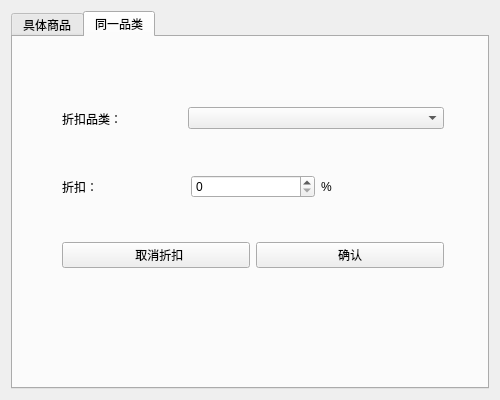
<?xml version="1.0" encoding="UTF-8"?>
<ui version="4.0">
 <class>Discount</class>
 <widget class="QDialog" name="Discount">
  <property name="geometry">
   <rect>
    <x>0</x>
    <y>0</y>
    <width>500</width>
    <height>400</height>
   </rect>
  </property>
  <property name="windowTitle">
   <string>打折设置</string>
  </property>
  <layout class="QVBoxLayout" name="verticalLayout">
   <item>
    <widget class="QTabWidget" name="tabWidget">
     <property name="currentIndex">
      <number>1</number>
     </property>
     <widget class="QWidget" name="tab_1">
      <attribute name="title">
       <string>具体商品</string>
      </attribute>
      <widget class="QWidget" name="widget_3" native="true">
       <property name="geometry">
        <rect>
         <x>40</x>
         <y>50</y>
         <width>400</width>
         <height>200</height>
        </rect>
       </property>
       <layout class="QVBoxLayout" name="verticalLayout_2">
        <item>
         <widget class="QWidget" name="widget" native="true">
          <layout class="QHBoxLayout" name="horizontalLayout">
           <item>
            <widget class="QLabel" name="label">
             <property name="sizePolicy">
              <sizepolicy hsizetype="Preferred" vsizetype="Preferred">
               <horstretch>0</horstretch>
               <verstretch>0</verstretch>
              </sizepolicy>
             </property>
             <property name="maximumSize">
              <size>
               <width>120</width>
               <height>16777215</height>
              </size>
             </property>
             <property name="text">
              <string>折扣商品：</string>
             </property>
            </widget>
           </item>
           <item>
            <widget class="QLabel" name="label_name">
             <property name="text">
              <string>TextLabel</string>
             </property>
            </widget>
           </item>
          </layout>
         </widget>
        </item>
        <item>
         <widget class="QWidget" name="widget_2" native="true">
          <layout class="QHBoxLayout" name="horizontalLayout_2">
           <item>
            <widget class="QLabel" name="label_2">
             <property name="text">
              <string>折扣：</string>
             </property>
            </widget>
           </item>
           <item>
            <widget class="QSpinBox" name="spinBox"/>
           </item>
           <item>
            <widget class="QLabel" name="label_3">
             <property name="text">
              <string>%</string>
             </property>
            </widget>
           </item>
          </layout>
         </widget>
        </item>
        <item>
         <widget class="QWidget" name="widget_7" native="true">
          <layout class="QHBoxLayout" name="horizontalLayout_5">
           <item>
            <widget class="QPushButton" name="btn_cancel">
             <property name="text">
              <string>  取消折扣</string>
             </property>
            </widget>
           </item>
           <item>
            <widget class="QPushButton" name="btn_sure">
             <property name="text">
              <string>确认</string>
             </property>
            </widget>
           </item>
          </layout>
         </widget>
        </item>
       </layout>
      </widget>
     </widget>
     <widget class="QWidget" name="tab_2">
      <attribute name="title">
       <string>同一品类</string>
      </attribute>
      <widget class="QWidget" name="widget_4" native="true">
       <property name="geometry">
        <rect>
         <x>40</x>
         <y>50</y>
         <width>400</width>
         <height>200</height>
        </rect>
       </property>
       <layout class="QVBoxLayout" name="verticalLayout_3">
        <item>
         <widget class="QWidget" name="widget_5" native="true">
          <layout class="QHBoxLayout" name="horizontalLayout_3">
           <item>
            <widget class="QLabel" name="label_4">
             <property name="maximumSize">
              <size>
               <width>120</width>
               <height>16777215</height>
              </size>
             </property>
             <property name="text">
              <string>折扣品类：</string>
             </property>
            </widget>
           </item>
           <item>
            <widget class="QComboBox" name="type_comboBox"/>
           </item>
          </layout>
         </widget>
        </item>
        <item>
         <widget class="QWidget" name="widget_6" native="true">
          <layout class="QHBoxLayout" name="horizontalLayout_4">
           <item>
            <widget class="QLabel" name="label_5">
             <property name="text">
              <string>折扣：</string>
             </property>
            </widget>
           </item>
           <item>
            <widget class="QSpinBox" name="spinBox_2"/>
           </item>
           <item>
            <widget class="QLabel" name="label_6">
             <property name="text">
              <string>%</string>
             </property>
            </widget>
           </item>
          </layout>
         </widget>
        </item>
        <item>
         <widget class="QWidget" name="widget_8" native="true">
          <layout class="QHBoxLayout" name="horizontalLayout_11">
           <item>
            <widget class="QPushButton" name="btn_cancel_3">
             <property name="text">
              <string>  取消折扣</string>
             </property>
            </widget>
           </item>
           <item>
            <widget class="QPushButton" name="btn_sure_2">
             <property name="text">
              <string>确认</string>
             </property>
            </widget>
           </item>
          </layout>
         </widget>
        </item>
       </layout>
      </widget>
     </widget>
    </widget>
   </item>
  </layout>
 </widget>
 <resources/>
 <connections/>
</ui>
